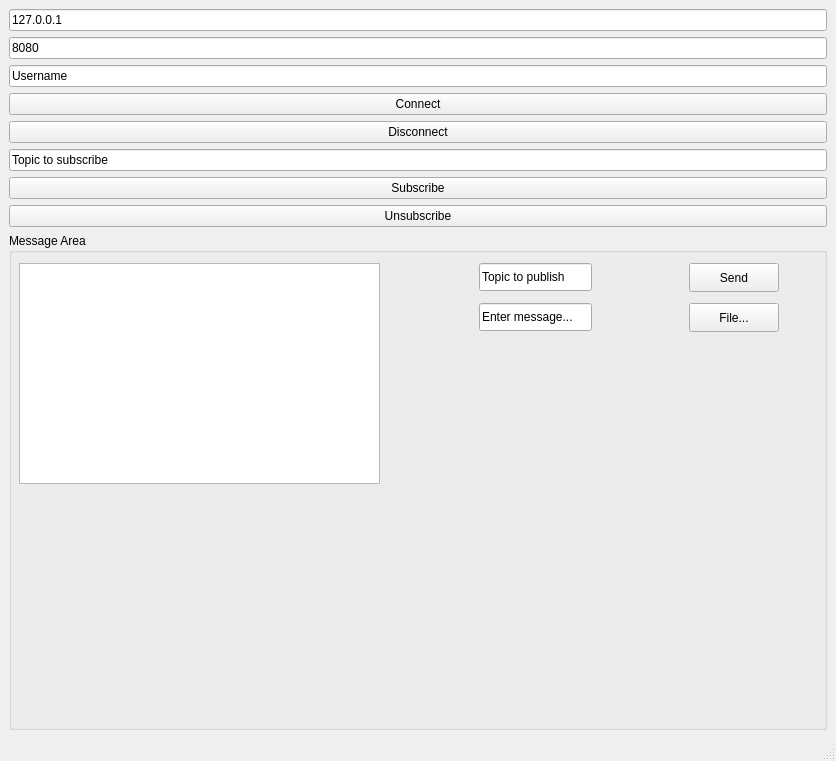
<?xml version="1.0" encoding="UTF-8"?>
<ui version="4.0">
 <class>MainWindow</class>
 <widget class="QMainWindow" name="MainWindow">
  <property name="geometry">
   <rect>
    <x>0</x>
    <y>0</y>
    <width>836</width>
    <height>761</height>
   </rect>
  </property>
  <property name="windowTitle">
   <string>MainWindow</string>
  </property>
  <widget class="QWidget" name="centralwidget">
   <layout class="QVBoxLayout" name="verticalLayout_3">
    <item>
     <layout class="QVBoxLayout" name="verticalLayout">
      <item>
       <widget class="QLineEdit" name="txtHost">
        <property name="text">
         <string>127.0.0.1</string>
        </property>
       </widget>
      </item>
      <item>
       <widget class="QLineEdit" name="txtPort">
        <property name="text">
         <string>8080</string>
        </property>
       </widget>
      </item>
      <item>
       <widget class="QLineEdit" name="txtUsername">
        <property name="text">
         <string>Username</string>
        </property>
       </widget>
      </item>
      <item>
       <widget class="QPushButton" name="btnConnect">
        <property name="text">
         <string>Connect</string>
        </property>
       </widget>
      </item>
      <item>
       <widget class="QPushButton" name="btnDisconnect">
        <property name="text">
         <string>Disconnect</string>
        </property>
       </widget>
      </item>
      <item>
       <widget class="QLineEdit" name="txtTopicSub">
        <property name="text">
         <string>Topic to subscribe</string>
        </property>
       </widget>
      </item>
     </layout>
    </item>
    <item>
     <layout class="QVBoxLayout" name="verticalLayout_2">
      <item>
       <widget class="QPushButton" name="btnSubscribe">
        <property name="text">
         <string>Subscribe</string>
        </property>
       </widget>
      </item>
      <item>
       <widget class="QPushButton" name="btnUnsubscribe">
        <property name="text">
         <string>Unsubscribe</string>
        </property>
       </widget>
      </item>
      <item>
       <widget class="QGroupBox" name="groupBoxChat">
        <property name="title">
         <string>Message Area</string>
        </property>
        <widget class="QListWidget" name="listWidgetLog">
         <property name="geometry">
          <rect>
           <x>10</x>
           <y>30</y>
           <width>361</width>
           <height>221</height>
          </rect>
         </property>
        </widget>
        <widget class="QLineEdit" name="txtTopicPub">
         <property name="geometry">
          <rect>
           <x>470</x>
           <y>30</y>
           <width>113</width>
           <height>28</height>
          </rect>
         </property>
         <property name="text">
          <string>Topic to publish</string>
         </property>
        </widget>
        <widget class="QLineEdit" name="txtMessage">
         <property name="geometry">
          <rect>
           <x>470</x>
           <y>70</y>
           <width>113</width>
           <height>28</height>
          </rect>
         </property>
         <property name="text">
          <string>Enter message...</string>
         </property>
        </widget>
        <widget class="QPushButton" name="btnSend">
         <property name="geometry">
          <rect>
           <x>680</x>
           <y>30</y>
           <width>90</width>
           <height>29</height>
          </rect>
         </property>
         <property name="text">
          <string>Send</string>
         </property>
        </widget>
        <widget class="QPushButton" name="btnBrowseFile">
         <property name="geometry">
          <rect>
           <x>680</x>
           <y>70</y>
           <width>90</width>
           <height>29</height>
          </rect>
         </property>
         <property name="text">
          <string>File...</string>
         </property>
        </widget>
       </widget>
      </item>
     </layout>
    </item>
   </layout>
  </widget>
  <widget class="QMenuBar" name="menubar">
   <property name="geometry">
    <rect>
     <x>0</x>
     <y>0</y>
     <width>836</width>
     <height>25</height>
    </rect>
   </property>
  </widget>
  <widget class="QStatusBar" name="statusbar"/>
 </widget>
 <resources/>
 <connections/>
</ui>
